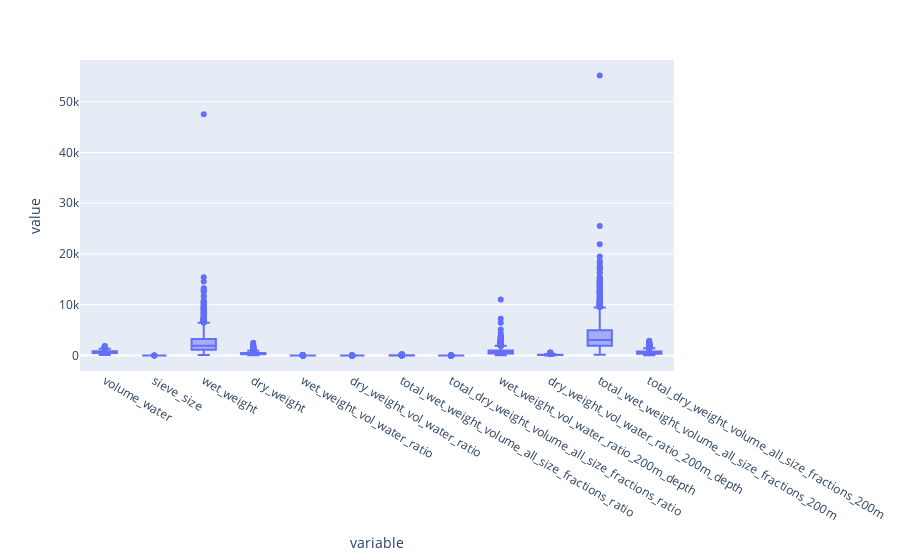

Notebook code for this chart:
### Markdown cell above
## Final plot

---

### Code cell
raw_data.groupby(["time", "latitude", "longitude", "depth"]).mean().plot.box()

### Figure 1 — Plotly figure (JSON) as saved in the notebook; plotly's stock layout.template omitted (floating-point values rounded to 4 significant figures; data arrays with more than 128 entries replaced by an {"elided": "..."} marker saying what was removed)
{"data": [{"alignmentgroup": "True", "hovertemplate": "variable=%{x}<br>value=%{y}<extra></extra>", "legendgroup": "", "marker": {"color": "#636efa"}, "name": "", "notched": false, "offsetgroup": "", "orientation": "v", "showlegend": false, "type": "box", "x": {"elided": "16368 str values"}, "x0": " ", "xaxis": "x", "y": {"elided": "16368 float values"}, "y0": " ", "yaxis": "y"}], "layout": {"boxmode": "group", "legend": {"tracegroupgap": 0}, "margin": {"t": 60}, "xaxis": {"anchor": "y", "domain": [0, 1], "title": {"text": "variable"}}, "yaxis": {"anchor": "x", "domain": [0, 1], "title": {"text": "value"}}}}
